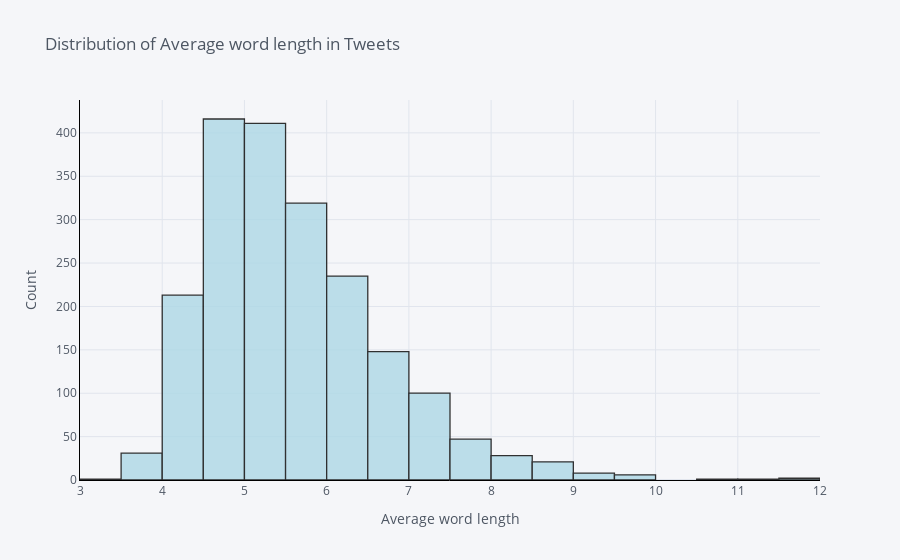

The notebook cell saved with this chart:
### Markdown cell above
### Distribution of Average word length in Questions

### Code cell
df1['avg_word_len'].iplot(kind = 'hist',bins = 40, 
               xTitle = 'Average word length', yTitle = 'Count',
              title = 'Distribution of Average word length in Tweets',
              colors = 'lightblue', linecolor = 'black')

### Figure 1 — Plotly figure (JSON) as saved in the notebook; plotly's stock layout.template omitted (floating-point values rounded to 4 significant figures; data arrays with more than 128 entries replaced by an {"elided": "..."} marker saying what was removed)
{"data": [{"histfunc": "count", "histnorm": "", "marker": {"color": "rgba(173, 216, 230, 1.0)", "line": {"color": "#000000", "width": 1.3}}, "name": "avg_word_len", "nbinsx": 40, "opacity": 0.8, "orientation": "v", "type": "histogram", "x": {"elided": "1988 float values"}}], "layout": {"barmode": "overlay", "legend": {"bgcolor": "#F5F6F9", "font": {"color": "#4D5663"}}, "paper_bgcolor": "#F5F6F9", "plot_bgcolor": "#F5F6F9", "title": {"font": {"color": "#4D5663"}, "text": "Distribution of Average word length in Tweets"}, "xaxis": {"gridcolor": "#E1E5ED", "linecolor": "black", "showgrid": true, "tickfont": {"color": "#4D5663"}, "title": {"font": {"color": "#4D5663"}, "text": "Average word length"}, "zerolinecolor": "#E1E5ED"}, "yaxis": {"gridcolor": "#E1E5ED", "linecolor": "black", "showgrid": true, "tickfont": {"color": "#4D5663"}, "title": {"font": {"color": "#4D5663"}, "text": "Count"}, "zerolinecolor": "#E1E5ED"}}}
